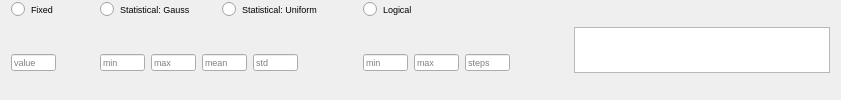
              <widget class="QFrame" name="frame_161">
               <property name="frameShape">
                <enum>QFrame::NoFrame</enum>
               </property>
               <property name="frameShadow">
                <enum>QFrame::Plain</enum>
               </property>
               <layout class="QHBoxLayout" name="horizontalLayout_110">
                <property name="topMargin">
                 <number>0</number>
                </property>
                <property name="bottomMargin">
                 <number>0</number>
                </property>
                <item>
                 <widget class="QFrame" name="frame_162">
                  <property name="frameShape">
                   <enum>QFrame::NoFrame</enum>
                  </property>
                  <property name="frameShadow">
                   <enum>QFrame::Plain</enum>
                  </property>
                  <layout class="QGridLayout" name="gridLayout_64">
                   <property name="leftMargin">
                    <number>0</number>
                   </property>
                   <property name="topMargin">
                    <number>0</number>
                   </property>
                   <property name="bottomMargin">
                    <number>0</number>
                   </property>
                   <item row="0" column="1">
                    <widget class="QFrame" name="frame_163">
                     <property name="frameShape">
                      <enum>QFrame::NoFrame</enum>
                     </property>
                     <property name="frameShadow">
                      <enum>QFrame::Plain</enum>
                     </property>
                     <layout class="QHBoxLayout" name="horizontalLayout_111">
                      <property name="topMargin">
                       <number>0</number>
                      </property>
                      <property name="bottomMargin">
                       <number>0</number>
                      </property>
                      <item>
                       <widget class="QRadioButton" name="radio_gauss_cd">
                        <property name="font">
                         <font>
                          <pointsize>7</pointsize>
                         </font>
                        </property>
                        <property name="text">
                         <string>Statistical: Gauss</string>
                        </property>
                        <attribute name="buttonGroup">
                         <string notr="true">buttonGroup_17</string>
                        </attribute>
                       </widget>
                      </item>
                      <item>
                       <widget class="QRadioButton" name="radio_uni_cd">
                        <property name="font">
                         <font>
                          <pointsize>7</pointsize>
                         </font>
                        </property>
                        <property name="text">
                         <string>Statistical: Uniform</string>
                        </property>
                        <attribute name="buttonGroup">
                         <string notr="true">buttonGroup_17</string>
                        </attribute>
                       </widget>
                      </item>
                      <item>
                       <spacer name="horizontalSpacer_113">
                        <property name="orientation">
                         <enum>Qt::Horizontal</enum>
                        </property>
                        <property name="sizeType">
                         <enum>QSizePolicy::Maximum</enum>
                        </property>
                        <property name="sizeHint" stdset="0">
                         <size>
                          <width>10</width>
                          <height>20</height>
                         </size>
                        </property>
                       </spacer>
                      </item>
                     </layout>
                    </widget>
                   </item>
                   <item row="1" column="1">
                    <widget class="QFrame" name="frame_164">
                     <property name="frameShape">
                      <enum>QFrame::NoFrame</enum>
                     </property>
                     <property name="frameShadow">
                      <enum>QFrame::Plain</enum>
                     </property>
                     <layout class="QGridLayout" name="gridLayout_65">
                      <property name="leftMargin">
                       <number>9</number>
                      </property>
                      <property name="topMargin">
                       <number>0</number>
                      </property>
                      <property name="bottomMargin">
                       <number>0</number>
                      </property>
                      <item row="0" column="0">
                       <widget class="QLineEdit" name="txt_gauss_min_cd">
                        <property name="maximumSize">
                         <size>
                          <width>45</width>
                          <height>17</height>
                         </size>
                        </property>
                        <property name="font">
                         <font>
                          <pointsize>7</pointsize>
                         </font>
                        </property>
                        <property name="placeholderText">
                         <string>min</string>
                        </property>
                       </widget>
                      </item>
                      <item row="0" column="1">
                       <widget class="QLineEdit" name="txt_gauss_max_cd">
                        <property name="maximumSize">
                         <size>
                          <width>45</width>
                          <height>17</height>
                         </size>
                        </property>
                        <property name="font">
                         <font>
                          <pointsize>7</pointsize>
                         </font>
                        </property>
                        <property name="placeholderText">
                         <string>max</string>
                        </property>
                       </widget>
                      </item>
                      <item row="0" column="3">
                       <widget class="QLineEdit" name="txt_gauss_std_cd">
                        <property name="maximumSize">
                         <size>
                          <width>45</width>
                          <height>17</height>
                         </size>
                        </property>
                        <property name="font">
                         <font>
                          <pointsize>7</pointsize>
                         </font>
                        </property>
                        <property name="placeholderText">
                         <string>std</string>
                        </property>
                       </widget>
                      </item>
                      <item row="0" column="2">
                       <widget class="QLineEdit" name="txt_gauss_mean_cd">
                        <property name="maximumSize">
                         <size>
                          <width>45</width>
                          <height>17</height>
                         </size>
                        </property>
                        <property name="font">
                         <font>
                          <pointsize>7</pointsize>
                         </font>
                        </property>
                        <property name="placeholderText">
                         <string>mean</string>
                        </property>
                       </widget>
                      </item>
                      <item row="0" column="4">
                       <spacer name="horizontalSpacer_114">
                        <property name="orientation">
                         <enum>Qt::Horizontal</enum>
                        </property>
                        <property name="sizeType">
                         <enum>QSizePolicy::Maximum</enum>
                        </property>
                        <property name="sizeHint" stdset="0">
                         <size>
                          <width>50</width>
                          <height>20</height>
                         </size>
                        </property>
                       </spacer>
                      </item>
                     </layout>
                    </widget>
                   </item>
                   <item row="0" column="3">
                    <widget class="QRadioButton" name="radio_log_cd">
                     <property name="font">
                      <font>
                       <pointsize>7</pointsize>
                      </font>
                     </property>
                     <property name="text">
                      <string>Logical</string>
                     </property>
                     <attribute name="buttonGroup">
                      <string notr="true">buttonGroup_17</string>
                     </attribute>
                    </widget>
                   </item>
                   <item row="0" column="0">
                    <widget class="QRadioButton" name="radio_fix_cd">
                     <property name="font">
                      <font>
                       <pointsize>7</pointsize>
                      </font>
                     </property>
                     <property name="text">
                      <string>Fixed</string>
                     </property>
                     <property name="iconSize">
                      <size>
                       <width>12</width>
                       <height>12</height>
                      </size>
                     </property>
                     <attribute name="buttonGroup">
                      <string notr="true">buttonGroup_17</string>
                     </attribute>
                    </widget>
                   </item>
                   <item row="1" column="4">
                    <spacer name="horizontalSpacer_115">
                     <property name="orientation">
                      <enum>Qt::Horizontal</enum>
                     </property>
                     <property name="sizeHint" stdset="0">
                      <size>
                       <width>40</width>
                       <height>20</height>
                      </size>
                     </property>
                    </spacer>
                   </item>
                   <item row="1" column="0">
                    <widget class="QFrame" name="frame_165">
                     <property name="frameShape">
                      <enum>QFrame::NoFrame</enum>
                     </property>
                     <property name="frameShadow">
                      <enum>QFrame::Plain</enum>
                     </property>
                     <layout class="QHBoxLayout" name="horizontalLayout_112">
                      <property name="leftMargin">
                       <number>0</number>
                      </property>
                      <property name="topMargin">
                       <number>0</number>
                      </property>
                      <property name="bottomMargin">
                       <number>0</number>
                      </property>
                      <item>
                       <widget class="QLineEdit" name="txt_fix_cd">
                        <property name="maximumSize">
                         <size>
                          <width>45</width>
                          <height>17</height>
                         </size>
                        </property>
                        <property name="font">
                         <font>
                          <pointsize>7</pointsize>
                         </font>
                        </property>
                        <property name="placeholderText">
                         <string>value</string>
                        </property>
                       </widget>
                      </item>
                      <item>
                       <spacer name="horizontalSpacer_116">
                        <property name="orientation">
                         <enum>Qt::Horizontal</enum>
                        </property>
                        <property name="sizeType">
                         <enum>QSizePolicy::Maximum</enum>
                        </property>
                        <property name="sizeHint" stdset="0">
                         <size>
                          <width>20</width>
                          <height>20</height>
                         </size>
                        </property>
                       </spacer>
                      </item>
                     </layout>
                    </widget>
                   </item>
                   <item row="1" column="3">
                    <widget class="QFrame" name="frame_166">
                     <property name="frameShape">
                      <enum>QFrame::NoFrame</enum>
                     </property>
                     <property name="frameShadow">
                      <enum>QFrame::Plain</enum>
                     </property>
                     <layout class="QHBoxLayout" name="horizontalLayout_113">
                      <property name="leftMargin">
                       <number>0</number>
                      </property>
                      <property name="topMargin">
                       <number>0</number>
                      </property>
                      <property name="bottomMargin">
                       <number>0</number>
                      </property>
                      <item>
                       <widget class="QLineEdit" name="txt_log_min_cd">
                        <property name="maximumSize">
                         <size>
                          <width>45</width>
                          <height>17</height>
                         </size>
                        </property>
                        <property name="font">
                         <font>
                          <pointsize>7</pointsize>
                         </font>
                        </property>
                        <property name="placeholderText">
                         <string>min</string>
                        </property>
                       </widget>
                      </item>
                      <item>
                       <widget class="QLineEdit" name="txt_log_max_cd">
                        <property name="maximumSize">
                         <size>
                          <width>45</width>
                          <height>17</height>
                         </size>
                        </property>
                        <property name="font">
                         <font>
                          <pointsize>7</pointsize>
                         </font>
                        </property>
                        <property name="placeholderText">
                         <string>max</string>
                        </property>
                       </widget>
                      </item>
                      <item>
                       <widget class="QLineEdit" name="txt_log_steps_cd">
                        <property name="maximumSize">
                         <size>
                          <width>45</width>
                          <height>17</height>
                         </size>
                        </property>
                        <property name="font">
                         <font>
                          <pointsize>7</pointsize>
                         </font>
                        </property>
                        <property name="placeholderText">
                         <string>steps</string>
                        </property>
                       </widget>
                      </item>
                     </layout>
                    </widget>
                   </item>
                  </layout>
                 </widget>
                </item>
                <item>
                 <widget class="PlotWidget" name="viewCD">
                  <property name="sizePolicy">
                   <sizepolicy hsizetype="Expanding" vsizetype="Fixed">
                    <horstretch>0</horstretch>
                    <verstretch>0</verstretch>
                   </sizepolicy>
                  </property>
                  <property name="maximumSize">
                   <size>
                    <width>16777215</width>
                    <height>46</height>
                   </size>
                  </property>
                  <property name="styleSheet">
                   <string notr="true">border-right-color: rgb(255, 255, 127);</string>
                  </property>
                 </widget>
                </item>
               </layout>
              </widget>
